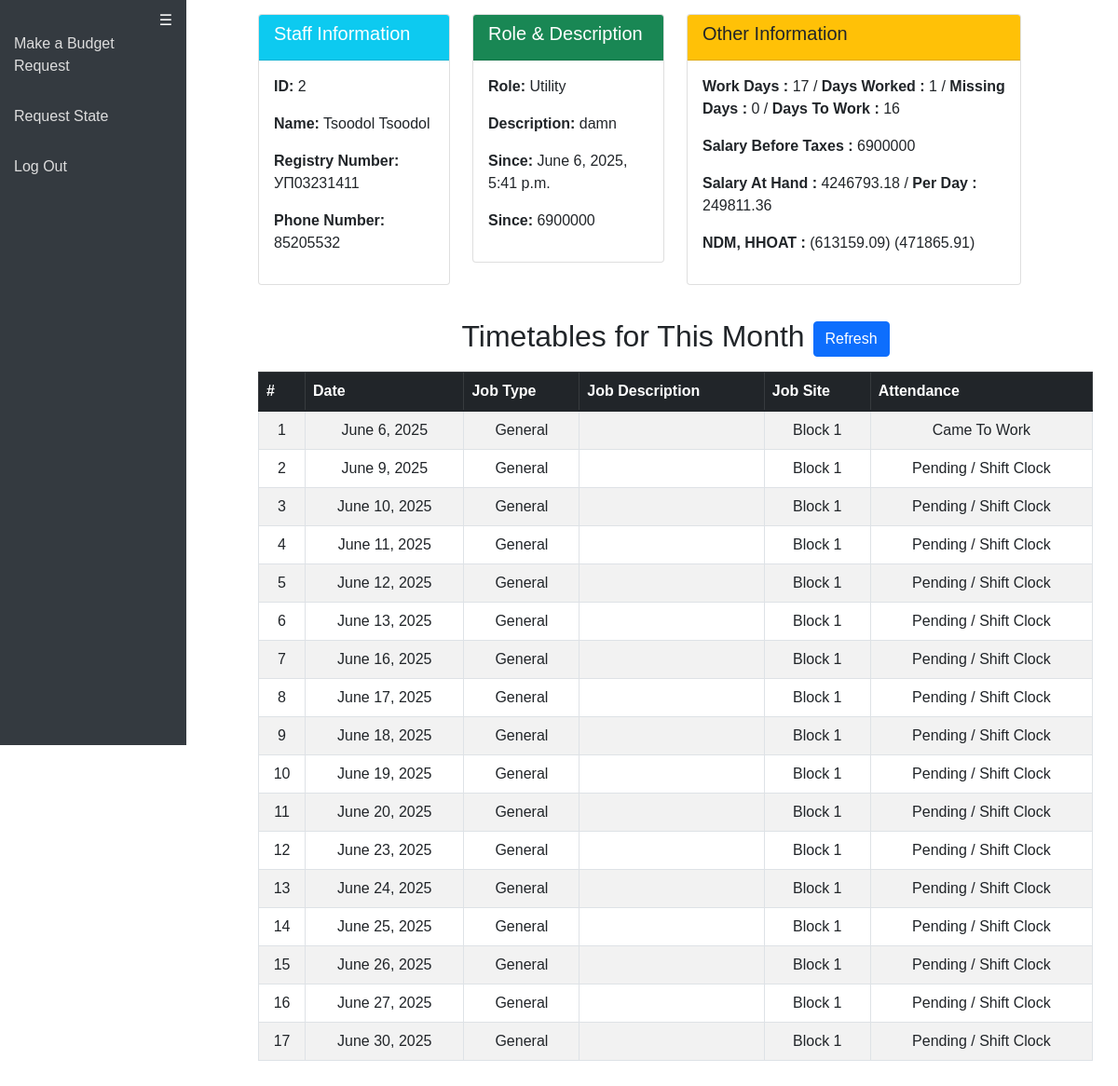
The app's page /staff_dashboard/31/ (signed in) with its own data.
### HOA/models.py (models this page shows, shortened)
class Staff(models.Model):
    user = models.OneToOneField(User, on_delete=models.CASCADE)
    fname = models.CharField(max_length = 20)
    lname = models.CharField(max_length = 20)
    RD = models.CharField(max_length = 20)
    phone_number = models.CharField(max_length = 20)
    role = models.CharField(
        max_length=50,
        choices=[
            ('Cleaner', 'Cleaner'),
            ('Utility', 'Utility'),
            ('Garbage_Man', 'Garbage_Man'),
            ('Other', 'Other')
        ],
        default='other'
    )
    staff_salary = models.IntegerField(null=True)
    description = models.CharField(max_length = 20)
    since = models.DateTimeField(default=timezone.now)
    password = models.CharField(max_length = 20)

class TimeTable(models.Model):
    date = models.DateField()
    user = models.OneToOneField(User, on_delete=models.CASCADE)
    job_type = models.CharField(
        max_length=50,
        choices=[
            ('General', 'General'),
            ('Utility', 'Utility'),
            ('Garbage_Collection', 'Garbage_Collection'),
            ('Scheduled_Maintenance', 'Scheduled_Maintenance'),
            ('Other', 'Other'),
        ],
        default='General'
    )
    job_site = models.ForeignKey(ApartmentBlock, on_delete=models.CASCADE, related_name='timetables')
    job_description = models.CharField(max_length=150)
    attendance = models.CharField(
        max_length=50,
        choices=[
            ('Did Not Come To Work', 'Did Not Come To Work'),
            ('Came To Work', 'Came To Work'),
            ('Pending / Shift Clock', 'Pending / Shift Clock'),
            ('Other', 'Other'),
        ],
        default='Pending / Shift Clock'
    )
    class Meta:
        ordering = ['date']
    def __str__(self):
        return f"ID: {self.date}, Name: {self.user}"

### Контор/models.py (models this page shows)
class ApartmentBlock(models.Model):
    block_id = models.AutoField(primary_key=True)
    number_of_stories = models.IntegerField()
    units_per_story = models.IntegerField()
    admin = models.ForeignKey(User, on_delete=models.CASCADE)
    def __str__(self):
        return f"Block {self.block_id}"

### HOA/views.py (the view)
    def _wrapped_view(request, *args, **kwargs):
        user_id = request.session.get('user_id')
        if user_id is None:
            return redirect('staff_login')
        try:
            user = User.objects.get(id=user_id)
        except User.DoesNotExist:
            return redirect('staff_login')
        return view_func(request, *args, **kwargs)

### HOA/views.py (called while the page is built)
def user_logged_in_required_staff(view_func):
    def _wrapped_view(request, *args, **kwargs):
        user_id = request.session.get('user_id')
        if user_id is None:
            return redirect('staff_login')
        try:
            user = User.objects.get(id=user_id)
        except User.DoesNotExist:
            return redirect('staff_login')
        return view_func(request, *args, **kwargs)
    return _wrapped_view

### HOA/templates/staff_dashboard.html (shortened to what this page needs)
<!DOCTYPE html>
<html lang="en">
<head>
<link href="https://cdn.jsdelivr.net/npm/bootstrap@5.1.3/dist/css/bootstrap.min.css" rel="stylesheet">
</head>
<body>
<div id="sidebar" class="sidebar">
    <span class="close-btn" onclick="toggleSidebar()">&#9776;</span>
    <a href="{% url 'budget_request' id %}">Make a Budget Request</a>
    <a href="{% url 'request_state' id %}">Request State</a>
    <a href="{% url 'logout_staff' id %}">Log Out</a>
</div>
<div id="mainContent" class="main-content">
    <div class="container">
        <div class="row">
            <div class="col-md-3">
                <div class="card">
                    <div class="card-header bg-info text-white">
                        <h5>Staff Information</h5>
                    </div>
                    <div class="card-body">
                        <p><strong>ID:</strong> {{ staff.id }}</p>
                        <p><strong>Name:</strong> {{ staff.fname }} {{ staff.lname }}</p>
                        <p><strong>Registry Number:</strong> {{ staff.RD }}</p>
                        <p><strong>Phone Number:</strong> {{ staff.phone_number }}</p>
                    </div>
                </div>
            </div>
            <div class="col-md-3">
                <div class="card">
                    <div class="card-header bg-success text-white">
                        <h5>Role & Description</h5>
                    </div>
                    <div class="card-body">
                        <p><strong>Role:</strong> {{ staff.role }}</p>
                        <p><strong>Description:</strong> {{ staff.description }}</p>
                        <p><strong>Since:</strong> {{ staff.since }}</p>
                        <p><strong>Since:</strong> {{ staff.staff_salary }}</p>
                    </div>
                </div>
            </div>
            <div class="col-md-5">
                <div class="card">
                    <div class="card-header bg-warning text-dark">
                        <h5>Other Information</h5>
                    </div>
                    <div class="card-body">
                        <p><strong>Work Days :</strong> {{ work_days }} / <strong>Days Worked :</strong> {{ days_worked }} /
                             <strong>Missing Days :</strong> {{ days_missing }} / <strong>Days To Work :</strong> {{ days_to_work }} </p>
                        <p><strong>Salary Before Taxes :</strong> {{ staff.staff_salary }} </p>
                        <p><strong>Salary At Hand :</strong> {{ salary_at_hand }} / <strong>Per Day :</strong> {{ current_salary }}</p>
                        <p><strong>NDM, HHOAT :</strong> ({{ ndm }}) ({{ hhoat }})</p>
                    </div>
                </div>
            </div>
        </div>
        <div class="mt-3">
            <h2 class="text-center mb-3">Timetables for This Month <button onclick="location.reload();" class="btn btn-primary">Refresh</button> </h2>
            <div id="table-scroll">
                <table class="table table-striped table-bordered">
                    <thead class="table-dark">
                        <tr>
                            <th>#</th>
                            <th>Date</th>
                            <th>Job Type</th>
                            <th>Job Description</th>
                            <th>Job Site</th>
                            <th>Attendance</th>
                        </tr>
                    </thead>
                    <tbody>
                        {% for timetable in timetables %}
                        <tr>
                            <td class="text-center">{{ forloop.counter }}</td>
                            <td class="text-center">{{ timetable.date }}</td>
                            <td class="text-center">{{ timetable.job_type }}</td>
                            <td class="text-center">{{ timetable.job_description }}</td>
                            <td class="text-center">{{ timetable.job_site }}</td>
                            <td class="text-center">{{ timetable.attendance }}</td>
                        </tr>
                        {% empty %}
                        <tr>
                            <td colspan="5" class="text-center">No timetables found for this month.</td>
                        </tr>
                        {% endfor %}
                    </tbody>
                </table>
            </div>
        </div>
    </div>
</div>
</body>
</html>

### HOA/templates/staff_dashboard.html (style rules this page uses)
body { font-family: Arial, sans-serif; }
.sidebar { height: 100vh; width: 200px; position: fixed; top: 0; left: 0; background: #343a40; color: #fff; padding-top: 20px; transition: 0.3s; }
.sidebar a { color: #ddd; padding: 15px; display: block; text-decoration: none; transition: 0.3s; }
.sidebar .close-btn { position: absolute; top: 10px; right: 15px; cursor: pointer; }
.main-content { margin-left: 250px; padding: 15px; }
.row { margin-bottom: 15px; }
.card { margin-bottom: 20px; }

### records on screen
Staff: id "2", fname "Tsoodol", lname "Tsoodol", RD "УП03231411", phone_number "85205532", role "Utility", description "damn", since "June 6, 2025, 5:41 p.m.", staff_salary "6900000"
TimeTable: date "June 6, 2025", job_type "General", job_site "Block 1", attendance "Came To Work"
TimeTable: date "June 9, 2025", job_type "General", job_site "Block 1", attendance "Pending / Shift Clock"
TimeTable: date "June 10, 2025", job_type "General", job_site "Block 1", attendance "Pending / Shift Clock"
TimeTable: date "June 11, 2025", job_type "General", job_site "Block 1", attendance "Pending / Shift Clock"
TimeTable: date "June 12, 2025", job_type "General", job_site "Block 1", attendance "Pending / Shift Clock"
TimeTable: date "June 13, 2025", job_type "General", job_site "Block 1", attendance "Pending / Shift Clock"
TimeTable: date "June 16, 2025", job_type "General", job_site "Block 1", attendance "Pending / Shift Clock"
TimeTable: date "June 17, 2025", job_type "General", job_site "Block 1", attendance "Pending / Shift Clock"
TimeTable: date "June 18, 2025", job_type "General", job_site "Block 1", attendance "Pending / Shift Clock"
TimeTable: date "June 19, 2025", job_type "General", job_site "Block 1", attendance "Pending / Shift Clock"
TimeTable: date "June 20, 2025", job_type "General", job_site "Block 1", attendance "Pending / Shift Clock"
TimeTable: date "June 23, 2025", job_type "General", job_site "Block 1", attendance "Pending / Shift Clock"
TimeTable: date "June 24, 2025", job_type "General", job_site "Block 1", attendance "Pending / Shift Clock"
TimeTable: date "June 25, 2025", job_type "General", job_site "Block 1", attendance "Pending / Shift Clock"
TimeTable: date "June 26, 2025", job_type "General", job_site "Block 1", attendance "Pending / Shift Clock"
TimeTable: date "June 27, 2025", job_type "General", job_site "Block 1", attendance "Pending / Shift Clock"
TimeTable: date "June 30, 2025", job_type "General", job_site "Block 1", attendance "Pending / Shift Clock"

### other values on screen
{{ work_days }} "17"
{{ days_worked }} "1"
{{ days_missing }} "0"
{{ days_to_work }} "16"
{{ salary_at_hand }} "4246793.18"
{{ current_salary }} "249811.36"
{{ ndm }} "613159.09"
{{ hhoat }} "471865.91"
